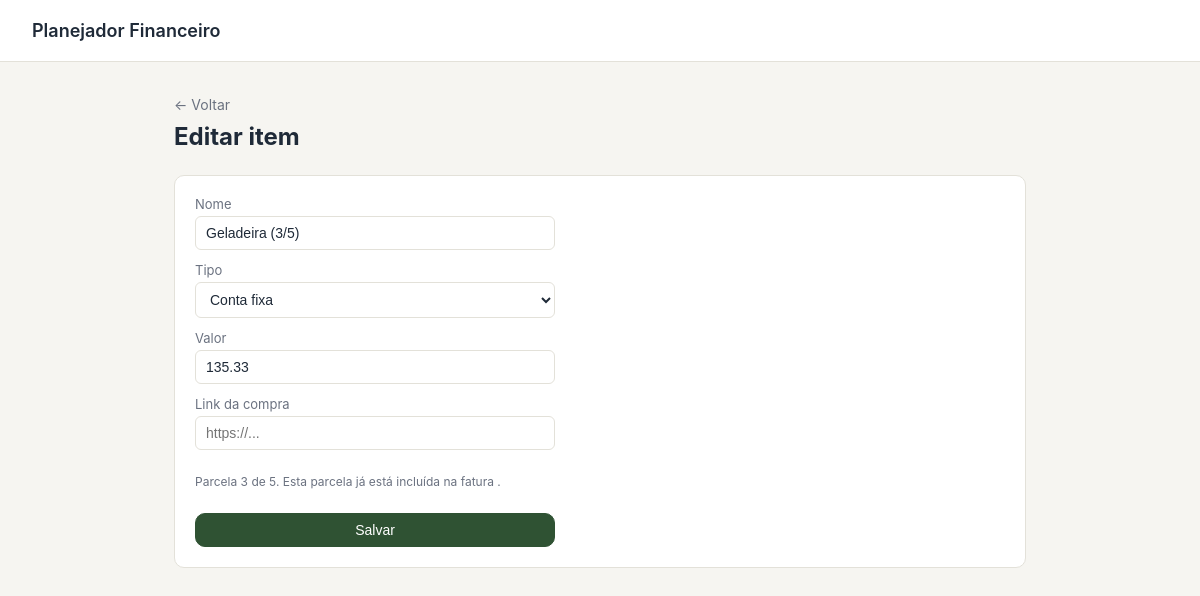
Page /item/13/editar on the committed database.
### tables this page shows
CREATE TABLE items (
            id INTEGER PRIMARY KEY AUTOINCREMENT,
            year INTEGER NOT NULL,
            month INTEGER NOT NULL,
            name TEXT NOT NULL,
            amount REAL NOT NULL,
            type TEXT NOT NULL
                CHECK(type IN ('fixa', 'variavel', 'receber')),
            group_id TEXT,
            installment_index INTEGER,
            installment_total INTEGER,
            created_at TEXT NOT NULL
        , link TEXT, card_id INTEGER, invoice_id INTEGER, is_invoice INTEGER NOT NULL DEFAULT 0, estimated INTEGER NOT NULL DEFAULT 0, paid INTEGER NOT NULL DEFAULT 0);

### app.py (the view, shortened to what this page needs)
@app.route(
    "/item/<int:item_id>/editar",
    methods=["GET", "POST"],
)
def edit_item(item_id):
    db = get_db()
    item = db.execute(
        """
        SELECT *
        FROM items
        WHERE id = ?
        """,
        (item_id,),
    ).fetchone()
    if item is None:
        abort(404)
    return render_template(
        "edit_item.html",
        item=item,
        cards=get_cards(),
        is_invoice=False,
    )

### app.py (called while the page is built)
def get_db():
    if "db" not in g:
        g.db = sqlite3.connect(DB_PATH)
        g.db.row_factory = sqlite3.Row
        g.db.execute("PRAGMA foreign_keys = ON")
    return g.db

def get_cards():
    db = get_db()
    return db.execute(
        """
        SELECT *
        FROM cards
        ORDER BY name
        """
    ).fetchall()

### templates/edit_item.html (shortened to what this page needs)
{% extends "base.html" %}
{% block content %}
  <div class="month-header">
    <a
      class="back-link"
      href="{{ url_for('month_view', year=item.year, month=item.month) }}"
    >
      &#8592; Voltar
    </a>
    <h1>Editar item</h1>
  </div>
  {% if is_invoice %}
    <div class="add-form-card">
      <h2>
        {{ invoice.card_name }}
      </h2>
      <p class="hint">
        Esta é a fatura do cartão.
        Alterar o valor aqui altera o valor total da fatura,
        mas não altera as parcelas vinculadas.
      </p>
      <form
        method="post"
        class="add-form"
      >
        <div class="form-row">
          <label for="amount">
            Valor da fatura
          </label>
          <input
            type="text"
            id="amount"
            name="amount"
            value="{{ '%.2f' | format(invoice.amount) }}"
            required
          >
        </div>
        <button
          type="submit"
          class="btn btn-primary"
        >
          Salvar fatura
        </button>
      </form>
    </div>
  {% else %}
    <div class="add-form-card">
      <form
        method="post"
        class="add-form"
      >
        <div class="form-row">
          <label for="name">
            Nome
          </label>
          <input
            type="text"
            id="name"
            name="name"
            value="{{ item.name }}"
            required
          >
        </div>
        <div class="form-row">
          <label for="type">
            Tipo
          </label>
          <select
            id="type"
            name="type"
          >
            <option
              value="fixa"
              {{ 'selected' if item.type == 'fixa' else '' }}
            >
              Conta fixa
            </option>
          </select>
        </div>
        <div class="form-row">
          <label for="amount">
            Valor
          </label>
          <input
            type="text"
            id="amount"
            name="amount"
            value="{{ '%.2f' | format(item.amount) }}"
            required
          >
        </div>
        <div class="form-row">
          <label for="link">
            Link da compra
          </label>
          <input
            type="text"
            id="link"
            name="link"
            value="{{ item.link or '' }}"
            placeholder="https://..."
          >
        </div>
        {% if item.installment_total %}
          <p class="hint">
            Parcela
            {{ item.installment_index }}
            de
            {{ item.installment_total }}.
            {% if item.invoice_id %}
              Esta parcela já está incluída na fatura
              {{ item.invoice_name }}.
            {% endif %}
          </p>
        {% endif %}
        <button
          type="submit"
          class="btn btn-primary"
        >
          Salvar
        </button>
      </form>
    </div>
  {% endif %}
{% endblock %}

### static/style.css (style rules this page uses)
:root { --bg: #F6F5F1; --surface: #FFFFFF; --ink: #1F2A38; --ink-muted: #6B7280; --border: #E3E1D9; --accent: #2F5233; --accent-bg: #E7EEE4; --negative: #A3372E; --negative-bg: #F7E9E7; --positive: #2F6B4F; --positive-bg: #E5F0E8; --radius: 10px; }
* { box-sizing: border-box; }
body { margin: 0; background: var(--bg); color: var(--ink); font-family: -apple-system, "Segoe UI", Roboto, Helvetica, Arial, sans-serif; }
.btn { display: inline-block; padding: 8px 14px; border: 1px solid var(--border); border-radius: var(--radius); background: var(--surface); color: var(--ink); text-decoration: none; cursor: pointer; font-size: 14px; }
.btn-primary { background: var(--accent); border-color: var(--accent); color: #fff; }
.month-header { margin-bottom: 24px; }
.month-header h1 { margin: 8px 0 0; font-size: 24px; }
.back-link { color: var(--ink-muted); text-decoration: none; font-size: 14px; }
.add-form-card { background: var(--surface); border: 1px solid var(--border); border-radius: var(--radius); padding: 20px; }
.add-form { display: flex; flex-direction: column; gap: 12px; max-width: 360px; }
.form-row { display: flex; flex-direction: column; gap: 4px; }
.form-row label { font-size: 13px; color: var(--ink-muted); }
.form-row input[type="text"], .form-row input[type="number"], .form-row select { padding: 8px 10px; border: 1px solid var(--border); border-radius: 6px; font-size: 14px; background: var(--surface); color: var(--ink); }
.hint { font-size: 12px; color: var(--ink-muted); }

### rows in the picture
items: name "Geladeira (3/5)", amount "135.33", installment_index "3", installment_total "5"
